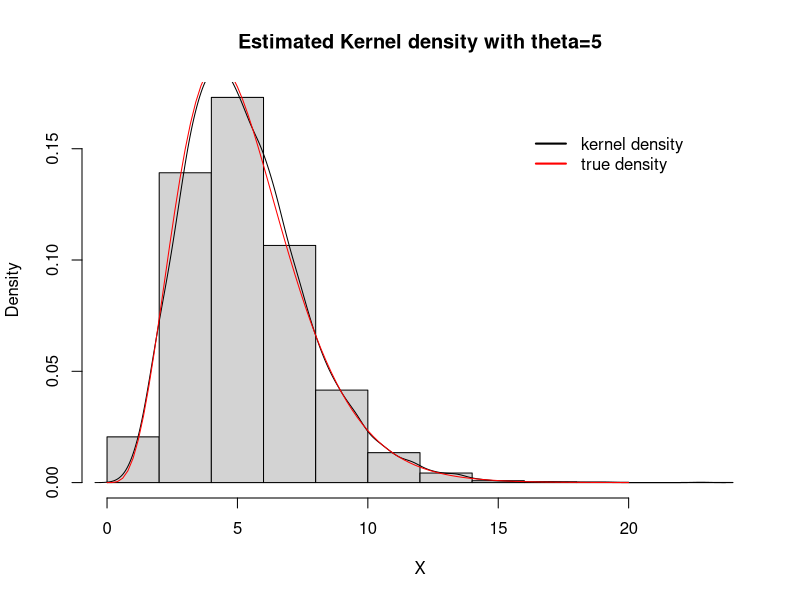
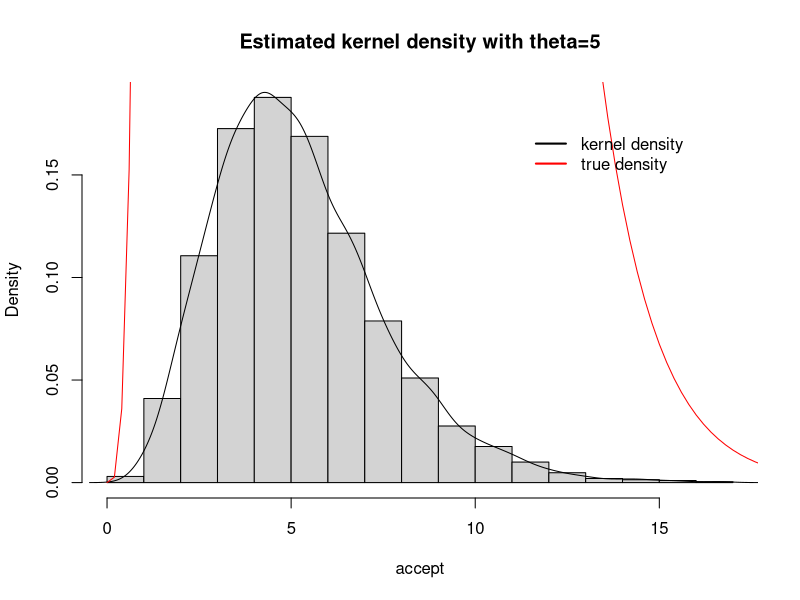

Write R code to recreate these figures, in order.
## ---- chunk 1

g <- function(x, theta = 5){
  (1/(2*gamma(theta)+gamma(theta+0.5)))*(2*x^(theta-1)+x^(theta-0.5))*exp(-x)
}

sample_g <- function(theta){
  w <- 2*gamma(theta)/(2*gamma(theta)+gamma(theta+1/2))
  m <- 10000
  counts <- 0
  draws <- c()
  u <- runif(m,0,1)
  for(i in 1:m){
    if(u[i]<w){
      x <- rgamma(1,theta,1)
      counts <- counts+1
      draws <- c(draws,x)
    }
    else{
      x <- rgamma(1,theta+0.5,1)
    counts <- counts+1
    draws <- c(draws,x)  
    }
  }
  return(draws)
}
X <- sample_g(5)
hist(X,prob=TRUE,main = "Estimated Kernel density with theta=5")
lines(density(X))

curve(g,from = 0,to=20,add=T,col="red")
legend("topright", inset=.1, 
         legend = c("kernel density","true density"), 
         bty = "n", lty = 1, lwd = 2, col = c("black", "red"))
## ---- chunk 2
X <- sample_g(5)
theta = 5
C <- 1 / (2 * gamma(theta) + gamma(theta + 0.5))
alpha <- sqrt(2) / (2 * C)
U <- runif(10000, 0, 1)

q <- function(x, theta = 5){
  return(sqrt(4+x)*x^(theta-1)*exp(-x))
}
g_x <-function(x){
  return(C*g(x))
}


count = 1
accept <- c()

while(count <= 10000){
  test_u = U[count]
  test_x = q(X[count])/(alpha*g_x(X[count]))
  if(test_u <= test_x){
    accept = rbind(accept, X[count])
    count = count + 1
  }
  count = count + 1
}

hist(accept,prob=TRUE,main = "Estimated kernel density with theta=5")
lines(density(accept))

curve(q,from = 0,to=20,add=T,col="red")
legend("topright", inset=.1, 
         legend = c("kernel density","true density"), 
         bty = "n", lty = 1, lwd = 2, col = c("black", "red"))

